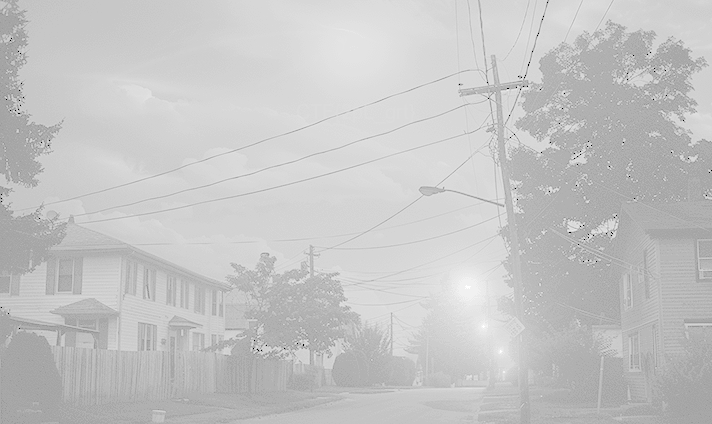
#> input picture ImageSteganography/track_1-2.png, 712 x 424 px, found by its file name
$ python track_1-2.py
#> lines starting #> are read from the running program, lines starting #| are printed output that depends on the picture; after the words box and inside, x2 and y2 are one past the last pixel; in counts of white or black regions, pixels touching at a corner belong together


# Python program to demonstrate
# image steganography using OpenCV


import cv2
import numpy as np
import random
import os
import matplotlib.pyplot as plt
import scipy.ndimage as sc

  #%%


cale=r'D:\Facultate_1\ELECTRON\1'
imag_cale=os.path.join(cale,'track_1-2.png')
img=plt.imread(imag_cale)
#> img is the input picture: shape (424, 712) float32; min 0, max 1, mean 0.771


#%%
plt.figure('Figura 1')
plt.imshow(img,cmap='gray')
plt.title('Imaginea originala')
pixel_dim=type(img[0][0])
print(img.shape,img.dtype)
#| (424, 712) float32
plt.show()
#%%
s=img.shape
#> s = (424, 712)
if len(s)==3 and s[2]==3:
    img_r=img[:,:,0] *255 # *255 png
    img_g=img[:,:,1] * 255
    img_b=img[:,:,2] *255


    plt.figure()
    plt.subplot(1,3,1),plt.imshow(img_r,cmap='gray'),plt.title('red')
    plt.subplot(1,3,2),plt.imshow(img_g,cmap='gray'),plt.title('green')
    plt.subplot(1,3,3),plt.imshow(img_b,cmap='gray'),plt.title('blue')
    plt.show()
else:
        print('nimic')


#%%
#%%                               d)
def rgb2gri(img_in, format):
    img_in=img_in.astype('float')
    s=img_in.shape
    if len(s)==3 and s[2]==3:
        if format=='png':
            img_out=(0.299*img_in[:,:,0]+0.587*img_in[:,:,1]+0.114*img_in[:,:,2])*255
        elif format=='jpg':
            img_out=0.299*img_in[:,:,0]+0.587*img_in[:,:,1]+0.114*img_in[:,:,2]
        img_out=np.clip(img_out, 0,255)
        img_out=img_out.astype('uint8')
        return img_out
    else:
        print('Conversia nu a putut fi realizata deoarece imaginea de intrare nu este color!')
        return img_in
img= rgb2gri(img, 'png')
plt.figure('Imagine d')
plt.imshow(img, cmap='gray')
plt.show()
#%%

img_filtrata = sc.median_filter(img, footprint=np.ones((2,2)),mode='nearest')

plt.figure('Filtrare mediana')
plt.subplot(1,2,1), plt.imshow(img ,cmap='gray'), plt.title('Imagine originala')
plt.subplot(1,2,2), plt.imshow(img_filtrata , cmap='gray'), plt.title('Imagine prelucrată')
plt.show()
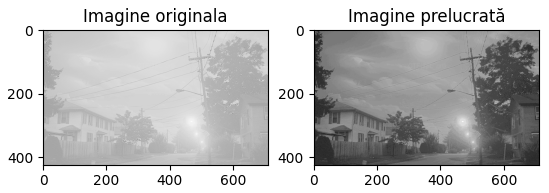
#> figure drawn by matplotlib, 2 panels

plt.figure('Imagine filtrata')
plt.imshow(img_filtrata, cmap='gray')
plt.show()
#%%
def putere(img, L, r):
    s = img.shape
    img_out = np.empty_like(img)
    img = img.astype(float)
    for i in range(0, s[0]):
        for j in range(0,s[1]):
            img_out[i,j] = (L-1)*(img[i,j] / (L-1) )**r
    img_out=np.clip(img_out , 0, 255)
    img_out=img_out.astype('uint8')
    return img_out

def contrat_pe_portiuni(img, L, a,b,Ta,Tb):
    s=img.shape
    img_out = np.empty_like(img)
    img=img.astype(float)
    for i in range(0,s[0]):
        for j in range(0,s[1]):
            if(img[i,j]<a):
                img_out[i,j] = (Ta/a)*img[i,j]
            if(img[i,j] > a and img[i,j] < b):
                img_out[i,j] = Ta + ((Tb-Ta)/(b-a))*(img[i,j] - a)
            if(img[i,j] >b):
                img_out[i,j] = Tb + ((L-1-Tb)/(L-1-b))*(img[i,j] - b)
    img_out = np.clip(img_out,0,255)
    img_out=img_out.astype('uint8')
    return img_out
#%%

put = putere(img_filtrata , 255, 0.4)
contrast =  contrat_pe_portiuni(img_filtrata, 255, 80, 120, 60, 170)
#> after the loop in contrat_pe_portiuni, `for i in range(0,s[0]):`:
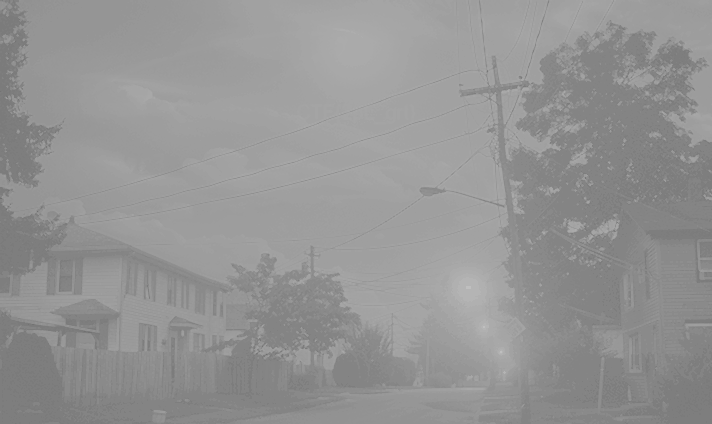
#> img_out: shape (424, 712) float64; min 0.435, max 0.75, mean 0.583
#> in contrat_pe_portiuni, `img_out=img_out.astype('uint8')`: img_out: shape (424, 712); every value is 0
plt.figure('aproape')
plt.subplot(1,2,1), plt.imshow(put,cmap='gray'), plt.title('putere')
plt.subplot(1,2,2), plt.imshow(contrast , cmap='gray'), plt.title('clpp')
plt.show()
plt.figure('Imagine filtrata')
plt.imshow(put, cmap='gray')
plt.show()


#%%
cv2.imwrite('filtru_median.png', img_filtrata)


#%%
def putere(img, L, r):
    s = img.shape
    img_out = np.empty_like(img)
    img = img.astype(float)
    for i in range(0, s[0]):
        for j in range(0,s[1]):
            img_out[i,j] = (L-1)*(img[i,j] / (L-1) )**r
    img_out=np.clip(img_out , 0, 255)
    img_out=img_out.astype('uint8')
    return img_out

def contrat_pe_portiuni(img, L, a,b,Ta,Tb):
    s=img.shape
    img_out = np.empty_like(img)
    img=img.astype(float)
    for i in range(0,s[0]):
        for j in range(0,s[1]):
            if(img[i,j]<a):
                img_out[i,j] = (Ta/a)*img[i,j]
            if(img[i,j] > a and img[i,j] < b):
                img_out[i,j] = Ta + ((Tb-Ta)/(b-a))*(img[i,j] - a)
            if(img[i,j] >b):
                img_out[i,j] = Tb + ((L-1-Tb)/(L-1-b))*(img[i,j] - b)
    img_out = np.clip(img_out,0,255)
    img_out=img_out.astype('uint8')
    return img_out

def binarizare(img,L, a):
    s=img.shape
    img_out=np.ones_like(img)
    img=img.astype('uint8')
    Tb=L-1
    for i in range(0, s[0]):
        for j in range(0, s[1]):
            if(img[i,j] <a):
                img_out[i,j]=0
            else:
                img_out[i,j]=Tb
    img_out=np.clip(img_out ,0 , 255)
    img_out=img_out.astype('uint8')
    return img_out
def negativare(img, L):
    s=img.shape
    img_out=np.ones_like(img)
    img=img.astype('uint8')
    for i in range(0, s[0]):
        for j in range(0, s[1]):
            img_out[i,j] = L-1-img[i,j]
    img_out=np.clip(img_out ,0 , 255)
    img_out=img_out.astype('uint8')
    return img_out
img_neg=negativare(img_filtrata , 256)
#> in negativare, `img=img.astype('uint8')`:
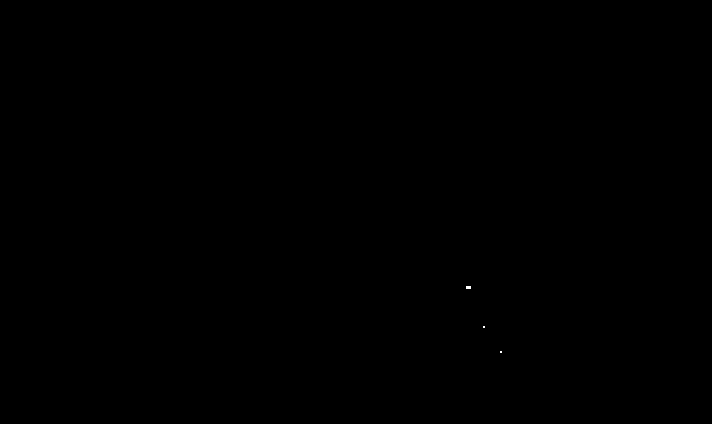
#> img: shape (424, 712); values 0 (black) and 1 (white), 0.01% white in thin lines or dots, all inside (x1, y1, x2, y2) = (466, 286, 502, 353)


img_put = putere(img_filtrata, 256, 0.6)
#> in putere, `img_out=img_out.astype('uint8')`:
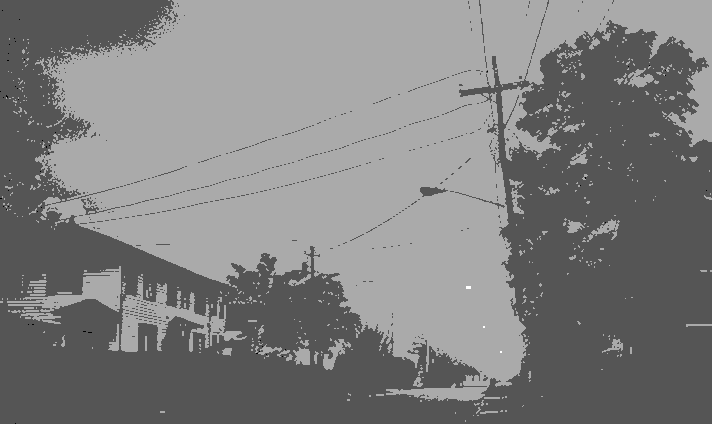
#> img_out: shape (424, 712); min 6, max 9, mean 7.5; drawn with min black and max white


img_cont = contrat_pe_portiuni(img_filtrata, 255, 100, 170, 50, 220)
#> after the loop in contrat_pe_portiuni, `for i in range(0,s[0]):`:
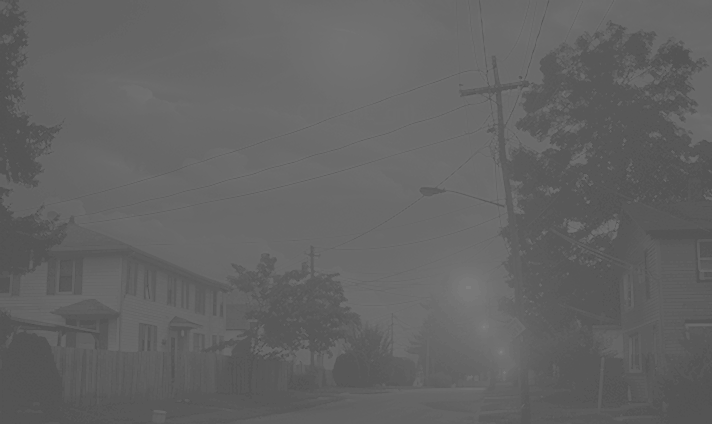
#> img_out: shape (424, 712) float64; min 0.29, max 0.5, mean 0.389

img_bin=binarizare(img_filtrata,255,120)
#> after the loop in binarizare, `for i in range(0, s[0]):`: img_out: shape (424, 712) float64; every value is 0


plt.figure(figsize=(10,5))
plt.subplot(1,4,1)
plt.imshow(img_bin , cmap='gray')
plt.title('binarizare')

plt.subplot(1,4,2)
plt.imshow(img_put , cmap='gray')
plt.title('Putere')


plt.subplot(1,4,3)
plt.imshow(img_cont , cmap='gray')
plt.title('Modificarea contrastului')
plt.show()

plt.subplot(1,4,4)
plt.imshow(img_neg , cmap='gray')
plt.title('Negativare')
plt.show()


#%%


#filtrare cu nucleul Sobel -> c=2
def filtrare_Sobel(img_in,c):
    w=np.array([[1,0,-1],
                [c,0,-c],
                [1,0,-1]])
    img_out=sc.convolve(img,w,mode='nearest')
    img_out=img_out.astype('uint8')
    return img_out

#filtrare cu nucleul Izotrop -> c=1.41
def filtrare_izotrop(img_in,c):
    w=np.array([[1,0,-1],
                [c,0,-c],
                [1,0,-1]])
    img_out=sc.convolve(img,w,mode='nearest')
    img_out=img_out.astype('uint8')
    return img_out

#filtrare cu nucleul Prewitt -> c=1
def filtrare_Prewitt(img_in,c):
    w=np.array([[1,0,-1],
                [c,0,-c],
                [1,0,-1]])
    img_out=sc.convolve(img,w,mode='nearest')
    img_out=img_out.astype('uint8')
    return img_out

#filtrare cu nucleul Laplacian
def filtrare_Laplacian(img_in):
    w=np.array([[-1,-1,-1],[-1,8,-1],[-1,-1,-1]])
    img_filt=sc.convolve(img,w,mode='nearest')
    img_filt=img_filt.astype('uint8')
    return img_filt

plt.figure('Filtrele de extragere a conturului pe imaginea test.png')
plt.subplot(2,3,1), plt.imshow(img, cmap='gray'), plt.title('Imagine originala')
plt.subplot(2,3,2), plt.imshow(img, cmap='gray'), plt.title('RGBtoGRI')
plt.subplot(2,3,3), plt.imshow(filtrare_Sobel(img,2), cmap='gray'), plt.title('Filtrare Sobel')
#> in filtrare_Sobel, `img_out=sc.convolve(img,w,mode='nearest')`:
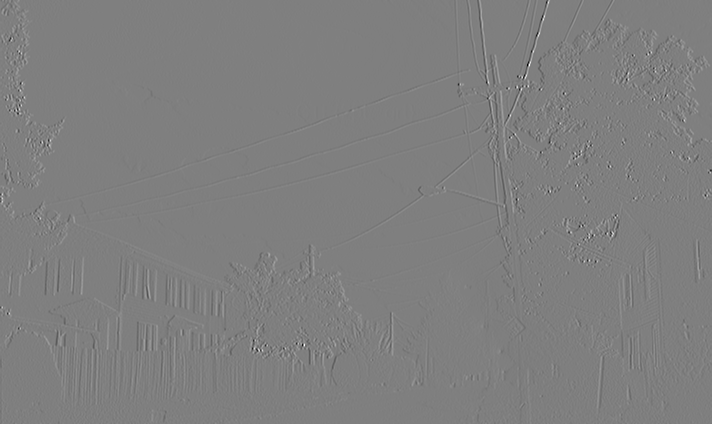
#> img_out: shape (424, 712) float64; min -2.72, max 2.73, mean 0.000686; drawn with min black and max white
plt.subplot(2,3,4), plt.imshow(filtrare_izotrop(img,1.41), cmap='gray'), plt.title('Filtrare izotrop')
plt.subplot(2,3,5), plt.imshow(filtrare_Prewitt(img,1), cmap='gray'), plt.title('Filtrare Prewitt')
plt.subplot(2,3,6), plt.imshow(filtrare_Laplacian(img), cmap='gray'), plt.title('Filtrare Laplacian')
#> in filtrare_Laplacian, `img_filt=sc.convolve(img,w,mode='nearest')`:
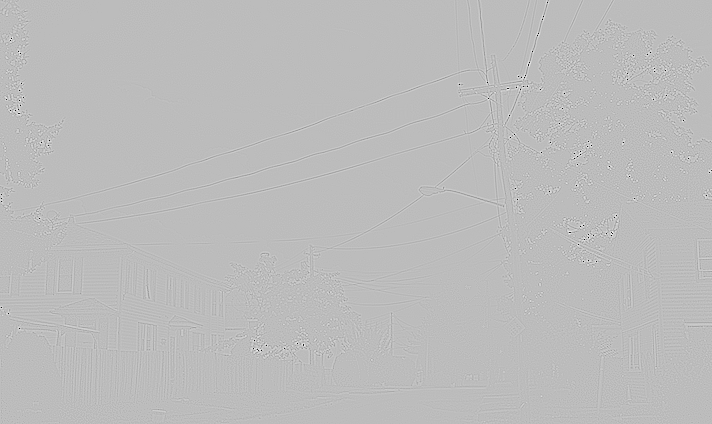
#> img_filt: shape (424, 712) float64; min -6.4, max 2.27, mean 0; drawn with min black and max white
plt.show()


#%%
w1=np.array([[1,1,1,1,1]])
w2=np.array([[1],[1],[1]])
w3=np.ones((3,3))
w4=np.array([[0,1,0],[1,1,1],[0,1,0]])
w5=np.array([[1,0,0],[0,1,0],[0,0,1]])
w6=np.array([[0,0,1],[0,1,0],[1,0,0]])

def binarizare(img_ct, L, a):
    s = img_ct.shape
    img_out = np.empty_like(img_ct)
    img_ct = img_ct.astype(float)
    Tb = L - 1
    for i in range(0,s[0]):
        for j in range(0, s[1]):
            if(img_ct[i,j] < a):
                img_out[i,j] = 0
            else:
                img_out[i,j] = Tb

    img_out = np.clip(img_out,0,255)
    img_out = img_out.astype('uint8')
    return img_out

img_modificata=binarizare(img_filtrata ,255,30)

plt.figure('Erodare imagine')
plt.subplot(3,3,1),plt.imshow(img, cmap = 'gray'),plt.title('Imagine originala')
plt.subplot(3,3,2),plt.imshow(img_filtrata , cmap = 'gray'),plt.title('Imagine filtrata')
plt.subplot(3,3,3),plt.imshow(img_modificata, cmap = 'gray'),plt.title('Imagine dupa binarizare')
x1=sc.binary_erosion(img_modificata,structure=w1)
plt.subplot(3,3,4),plt.imshow(x1, cmap = 'gray'),plt.title('Imagine cu w1')
x2=sc.binary_erosion(img_modificata,structure=w2)
plt.subplot(3,3,5),plt.imshow(x2, cmap = 'gray'),plt.title('Imagine cu w2')
x3=sc.binary_erosion(img_modificata,structure=w3)
plt.subplot(3,3,6),plt.imshow(x3, cmap = 'gray'),plt.title('Imagine cu w3')
x4=sc.binary_erosion(img_modificata,structure=w4)
plt.subplot(3,3,7),plt.imshow(x4, cmap = 'gray'),plt.title('Imagine cu w4')
x5=sc.binary_erosion(img_modificata,structure=w5)
plt.subplot(3,3,8),plt.imshow(x5, cmap = 'gray'),plt.title('Imagine cu w5')
x6=sc.binary_erosion(img_modificata,structure=w6)
plt.subplot(3,3,9),plt.imshow(x6, cmap = 'gray'),plt.title('Imagine cu w6')
plt.show()
